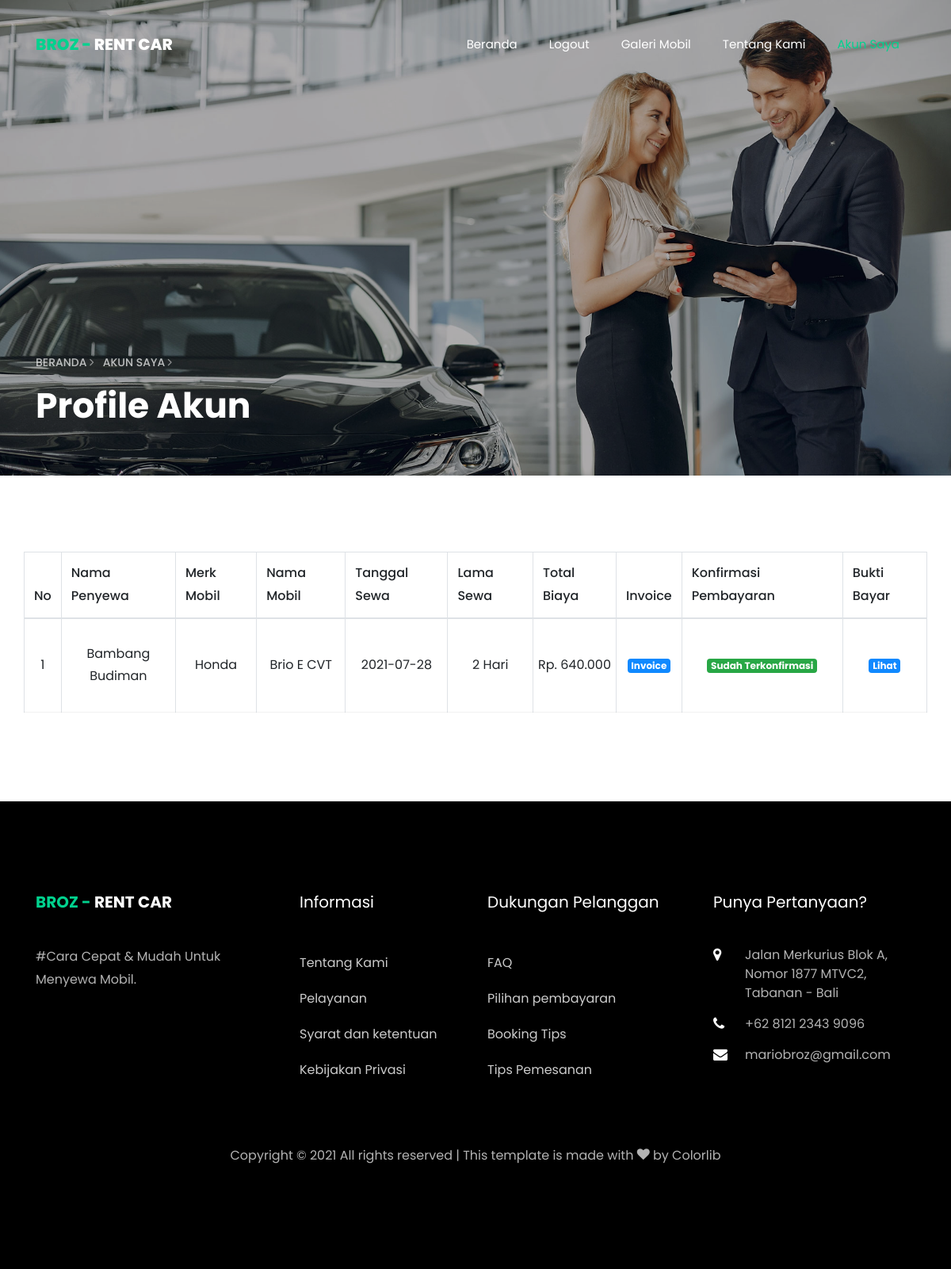
/akun_saya.php (signed in), run on the app's committed database.
### tables this page shows
CREATE TABLE `datasewa` (
  `id_sewa` int(11) NOT NULL,
  `no_ktp` varchar(50) NOT NULL,
  `bukti_ktp` varchar(200) NOT NULL,
  `tgl_sewa` date NOT NULL,
  `lama_sewa` int(3) NOT NULL,
  `status` enum('0','1') DEFAULT NULL,
  `bukti_bayar` varchar(200) DEFAULT NULL,
  `id_cst` int(11) NOT NULL,
  `id_mobil` int(11) NOT NULL
);

CREATE TABLE `customer` (
  `id_cst` int(11) NOT NULL,
  `nama_cst` varchar(100) NOT NULL,
  `no_telp` varchar(15) NOT NULL,
  `username` varchar(100) NOT NULL,
  `password` varchar(250) NOT NULL
);

CREATE TABLE `mobil` (
  `id_mobil` int(11) NOT NULL,
  `nopol` varchar(50) NOT NULL,
  `merk` varchar(50) NOT NULL,
  `nama_mobil` varchar(100) NOT NULL,
  `warna` varchar(20) NOT NULL,
  `gambar` varchar(200) NOT NULL,
  `tahun` varchar(10) NOT NULL,
  `harga` int(10) NOT NULL,
  `transmisi` varchar(50) NOT NULL,
  `mesin` varchar(50) NOT NULL,
  `kursi` int(5) NOT NULL,
  `status` enum('0','1') DEFAULT NULL,
  `id_pemilik` int(11) NOT NULL
);

### functions.php (called while the page is built, shortened)
<?php
$conn = mysqli_connect("localhost", "root", "", "rentcar");
function query($query)
{
    global $conn;
    $result = mysqli_query($conn, $query);
    $rows = [];
    while ($row = mysqli_fetch_assoc($result)) {
        $rows[] = $row;
    }
    return $rows;
}

### akun_saya.php (the view, shortened to what this page needs)
<?php
require 'functions.php';
$id_cst = $_SESSION["id_cst"];
$data_sewa = query("SELECT customer.nama_cst, mobil.merk, mobil.nama_mobil, mobil.harga, datasewa.id_sewa, datasewa.tgl_sewa, datasewa.lama_sewa, (harga*lama_sewa) AS total_biaya, datasewa.status FROM customer
INNER JOIN datasewa ON datasewa.id_cst = customer.id_cst
INNER JOIN mobil ON datasewa.id_mobil = mobil.id_mobil WHERE datasewa.id_cst = $id_cst");
?>
<!DOCTYPE html>
<html lang="en">
  <head>
    <link rel="stylesheet" href="css/open-iconic-bootstrap.min.css" />
    <link rel="stylesheet" href="css/animate.css" />
    <link rel="stylesheet" href="css/owl.carousel.min.css" />
    <link rel="stylesheet" href="css/owl.theme.default.min.css" />
    <link rel="stylesheet" href="css/magnific-popup.css" />
    <link rel="stylesheet" href="css/aos.css" />
    <link rel="stylesheet" href="css/ionicons.min.css" />
    <link rel="stylesheet" href="css/bootstrap-datepicker.css" />
    <link rel="stylesheet" href="css/jquery.timepicker.css" />
    <link rel="stylesheet" href="css/flaticon.css" />
    <link rel="stylesheet" href="css/icomoon.css" />
    <link rel="stylesheet" href="css/style.css" />
  </head>
  <body>
    <nav class="navbar navbar-expand-lg navbar-dark ftco_navbar bg-dark ftco-navbar-light" id="ftco-navbar">
      <div class="container">
        <a class="navbar-brand" href="beranda.php"><span>Broz -</span> Rent Car</a>
        <div class="collapse navbar-collapse" id="ftco-nav">
          <ul class="navbar-nav ml-auto">
            <li class="nav-item"><a href="beranda.php" class="nav-link">Beranda</a></li>
            <li class="nav-item"><a href="logout.php" class="nav-link">Logout</a></li>
            <li class="nav-item"><a href="galeri_mobil.php" class="nav-link">Galeri Mobil</a></li>
            <li class="nav-item"><a href="tentang_kami.php" class="nav-link">Tentang Kami</a></li>
            <li class="nav-item active"><a href="akun_saya.php" class="nav-link">Akun Saya</a></li>
          </ul>
        </div>
      </div>
    </nav>
    <section class="hero-wrap hero-wrap-2 js-fullheight" style="background-image: url('images/bg_3.jpg')" data-stellar-background-ratio="1">
      <div class="overlay"></div>
      <div class="container">
        <div class="row no-gutters slider-text js-fullheight align-items-end justify-content-start">
          <div class="col-md-9 ftco-animate pb-5">
            <p class="breadcrumbs">
              <span class="mr-2"
                ><a href="beranda.php">Beranda <i class="ion-ios-arrow-forward"></i></a
              ></span>
              <span>Akun Saya <i class="ion-ios-arrow-forward"></i></span>
            </p>
            <h1 class="mb-3">Profile Akun</h1>
          </div>
        </div>
      </div>
    </section>
    <section class="ftco-section">
      <div class="container">
        <div class="row">
          <div class="col-md-20 ftco-animate">
          <div class="table-responsive">
            <table class="table table-hover table-bordered">
              <thead>
                <tr>
                  <th scope="col">No</th>
                  <th scope="col">Nama Penyewa</th>
                  <th scope="col">Merk Mobil</th>
                  <th scope="col">Nama Mobil</th>
                  <th scope="col">Tanggal Sewa</th>
                  <th scope="col">Lama Sewa</th>
                  <th scope="col">Total Biaya</th>
                  <th scope="col">Invoice</th>
                  <th scope="col">Konfirmasi Pembayaran</th>
                  <th scope="col">Bukti Bayar</th>
                </tr>
              </thead>
              <tbody>
                <?php $i = 1;?>
                <?php foreach ($data_sewa as $row): ?>
                <tr class="text-center">
                  <td><?=$i;?></td>
                  <td><?=$row["nama_cst"];?></td>
                  <td><?=$row["merk"];?></td>
                  <td><?=$row["nama_mobil"];?></td>
                  <td><?=$row["tgl_sewa"];?></td>
                  <td><?=$row["lama_sewa"];?> Hari</td>
                  <td>Rp. <?=number_format($row["total_biaya"], 0, ",", ".")?></td>
                  <td>
                    <a href="invoice/invoice.php?id_sewa=<?=$row["id_sewa"];?>"><span class="badge bg-primary text-white">Invoice</span></a>
                  </td>
                  <td>
                    <a class="text-white badge badge-<?=($row['status']) ? "success" : "danger"?>">
                    <?=($row['status']) ? "Sudah Terkonfirmasi" : "Belum Terkonfirmasi"?>
                    </a>
                  </td>
                  <td>
                  <a href="bukti_pembayaran.php?id_sewa=<?=$row["id_sewa"];?>"><span class="badge bg-primary text-white">Lihat</span></a>
                  </td>
                </tr>
                <?php $i++;?>
                <?php endforeach;?>
              </tbody>
            </table>
            </div>
          </div>
        </div>
      </div>
    </section>
    <footer class="ftco-footer ftco-bg-dark ftco-section">
      <div class="container">
        <div class="row mb-5">
          <div class="col-md">
            <div class="ftco-footer-widget mb-4">
              <h2 class="ftco-heading-2">
                <a href="#" class="logo"><span>Broz -</span> Rent Car</a>
              </h2>
              <p>#Cara Cepat & Mudah Untuk Menyewa Mobil.</p>
              <ul class="ftco-footer-social list-unstyled float-md-left float-lft mt-5">
              </ul>
            </div>
          </div>
          <div class="col-md">
            <div class="ftco-footer-widget mb-4 ml-md-5">
              <h2 class="ftco-heading-2">Informasi</h2>
              <ul class="list-unstyled">
                <li><a href="tentang_kami.php" class="py-2 d-block">Tentang Kami</a></li>
                <li><a href="#" class="py-2 d-block">Pelayanan</a></li>
                <li><a href="#" class="py-2 d-block">Syarat dan ketentuan</a></li>
                <li><a href="#" class="py-2 d-block">Kebijakan Privasi</a></li>
              </ul>
            </div>
          </div>
          <div class="col-md">
            <div class="ftco-footer-widget mb-4">
              <h2 class="ftco-heading-2">Dukungan Pelanggan</h2>
              <ul class="list-unstyled">
                <li><a href="#" class="py-2 d-block">FAQ</a></li>
                <li><a href="#" class="py-2 d-block">Pilihan pembayaran</a></li>
                <li><a href="#" class="py-2 d-block">Booking Tips</a></li>
                <li><a href="#" class="py-2 d-block">Tips Pemesanan</a></li>
              </ul>
            </div>
          </div>
          <div class="col-md">
            <div class="ftco-footer-widget mb-4">
              <h2 class="ftco-heading-2">Punya Pertanyaan?</h2>
              <div class="block-23 mb-3">
                <ul>
                  <li><span class="icon icon-map-marker"></span><span class="text">Jalan Merkurius Blok A, Nomor 1877 MTVC2, Tabanan - Bali</span></li>
                  <li>
                    <span class="icon icon-phone"></span><span class="text">+62 8121 2343 9096</span>
                  </li>
                  <li>
                    <span class="icon icon-envelope"></span><span class="text">mariobroz@gmail.com</span>
                  </li>
                </ul>
              </div>
            </div>
          </div>
        </div>
        <div class="row">
          <div class="col-md-12 text-center">
            <p>
              Copyright &copy;
              All rights reserved | This template is made with <i class="icon-heart color-danger" aria-hidden="true"></i> by <a href="https://colorlib.com" target="_blank">Colorlib</a>
            </p>
          </div>
        </div>
      </div>
    </footer>
  </body>
</html>

### css/icomoon.css (style rules this page uses)
[class^="icon-"], [class*=" icon-"] { font-family: 'icomoon' !important; speak: none; font-style: normal; font-weight: normal; font-variant: normal; text-transform: none; line-height: 1; -webkit-font-smoothing: antialiased; -moz-osx-font-smoothing: grayscale; }
.icon-heart:before { content: "\f004"; }
.icon-map-marker:before { content: "\f041"; }
.icon-phone:before { content: "\f095"; }
.icon-envelope:before { content: "\f0e0"; }

### data on the page
datasewa: id_cst.nama_cst "Bambang Budiman", id_mobil.merk "Honda", id_mobil.nama_mobil "Brio E CVT", tgl_sewa "2021-07-28", lama_sewa "2", total_biaya "640.000", status "Sudah Terkonfirmasi"
